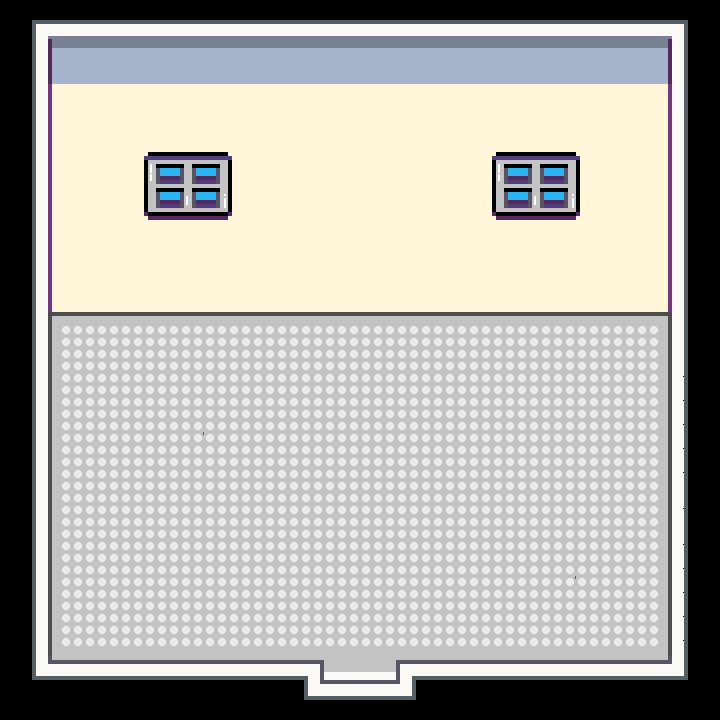

Tiled map render using the project's own tile images. Description and the map definition, with tile-layer contents summarised, below:
An orthogonal 60x60 tile map with 12x12 px tiles, 3 tile layers (Terrain, Flowers, Terrain Top), 2 tilesets and 35 objects (4x character, player).

<map version="1.10" tiledversion="1.11.2" orientation="orthogonal" renderorder="right-down" width="60" height="60" tilewidth="12" tileheight="12" infinite="0" nextlayerid="10" nextobjectid="46">
 <tileset firstgid="1" source="../tilesets/indoor.tsx" />
 <tileset firstgid="6121" source="../tilesets/objectsMedium.tsx" />
 <objectgroup id="6" name="Water" />
 <layer id="1" name="Terrain" width="60" height="60">
  <data>[3600 cells, 3600 non-empty, 274 distinct tile ids]</data>
 </layer>
 <layer id="2" name="Flowers" width="60" height="60">
  <data>[3600 cells, 95 non-empty, 35 distinct tile ids]</data>
 </layer>
 <objectgroup id="5" name="Entities">
  <object id="4" name="player" x="358.441" y="596.104">
   <properties>
    <property name="direction" value="up" />
    <property name="pos" value="laboratoryinside" />
   </properties>
   <point />
  </object>
  <object id="6" name="character" x="185.714" y="328.571">
   <properties>
    <property name="character_id" value="scientist" />
    <property name="direction" value="down" />
    <property name="graphic" value="scientist" />
    <property name="interaction" value="labmenu" />
    <property name="radius" value="0" />
   </properties>
   <point />
  </object>
  <object id="16" name="character" x="545.788" y="346.614">
   <properties>
    <property name="character_id" value="man2" />
    <property name="direction" value="left" />
    <property name="graphic" value="mantwo" />
    <property name="interaction" value="chat" />
    <property name="radius" value="0" />
   </properties>
   <point />
  </object>
  <object id="31" name="character" x="248.32" y="444.907">
   <properties>
    <property name="character_id" value="student" />
    <property name="direction" value="down" />
    <property name="graphic" value="student" />
    <property name="interaction" value="chat" />
    <property name="radius" value="0" />
   </properties>
   <point />
  </object>
  <object id="45" name="character" x="609.161" y="446.201">
   <properties>
    <property name="character_id" value="chemsage" />
    <property name="direction" value="up" />
    <property name="graphic" value="chemsage" />
    <property name="interaction" value="chat" />
    <property name="radius" value="0" />
   </properties>
   <point />
  </object>
 </objectgroup>
 <layer id="3" name="Terrain Top" width="60" height="60">
  <data>[3600 cells, 57 non-empty, 44 distinct tile ids]</data>
 </layer>
 <objectgroup id="4" name="Transition">
  <object id="1" x="323.377" y="659.74" width="71.4286" height="18.1818">
   <properties>
    <property name="pos" value="laboratoryoutside" />
    <property name="target" value="world" />
   </properties>
  </object>
 </objectgroup>
 <objectgroup id="9" name="Collisions">
  <object id="7" x="404.814" y="637" width="252.2" height="19" />
  <object id="8" x="60.7868" y="637" width="256.08" height="19" />
  <object id="9" x="45.9734" y="298.761" width="12.9334" height="338.854" />
  <object id="10" x="661.721" y="300.761" width="11.64" height="340.147" />
  <object id="11" x="59.6668" y="263.72" width="603.988" height="36.2134" />
  <object id="32" x="435.854" y="566.481" width="60.7868" height="11.64" />
  <object id="33" x="558.074" y="569.714" width="60.7868" height="11.64" />
  <object id="34" x="555.488" y="468.834" width="60.7868" height="11.64" />
  <object id="35" x="437.794" y="470.128" width="60.7868" height="11.64" />
  <object id="36" x="437.794" y="367.954" width="60.7868" height="11.64" />
  <object id="37" x="558.074" y="367.954" width="60.7868" height="11.64" />
  <object id="38" x="216.634" y="366.661" width="60.7868" height="11.64" />
  <object id="39" x="97.6468" y="370.541" width="60.7868" height="11.64" />
  <object id="40" x="217.927" y="470.128" width="60.7868" height="11.64" />
  <object id="41" x="97.6468" y="471.421" width="60.7868" height="11.64" />
  <object id="42" x="216.634" y="569.714" width="60.7868" height="11.64" />
  <object id="43" x="97.6468" y="569.714" width="60.7868" height="11.64" />
 </objectgroup>
 <objectgroup id="8" name="Buildings" />
 <objectgroup id="7" name="Objects" locked="1">
  <object id="19" gid="6121" x="95" y="400" width="65" height="32" />
  <object id="20" gid="6121" x="215" y="400" width="65" height="32" />
  <object id="21" gid="6121" x="435" y="400" width="65" height="32" />
  <object id="22" gid="6121" x="95" y="500" width="65" height="32" />
  <object id="23" gid="6121" x="95" y="600" width="65" height="32" />
  <object id="24" gid="6121" x="215" y="600" width="65" height="32" />
  <object id="25" gid="6121" x="435" y="600" width="65" height="32" />
  <object id="26" gid="6121" x="555" y="600" width="65" height="32" />
  <object id="27" gid="6121" x="435" y="500" width="65" height="32" />
  <object id="28" gid="6121" x="555" y="500" width="65" height="32" />
  <object id="29" gid="6123" x="555" y="400" width="65" height="32" />
  <object id="30" gid="6124" x="215" y="500" width="65" height="32" />
 </objectgroup>
</map>